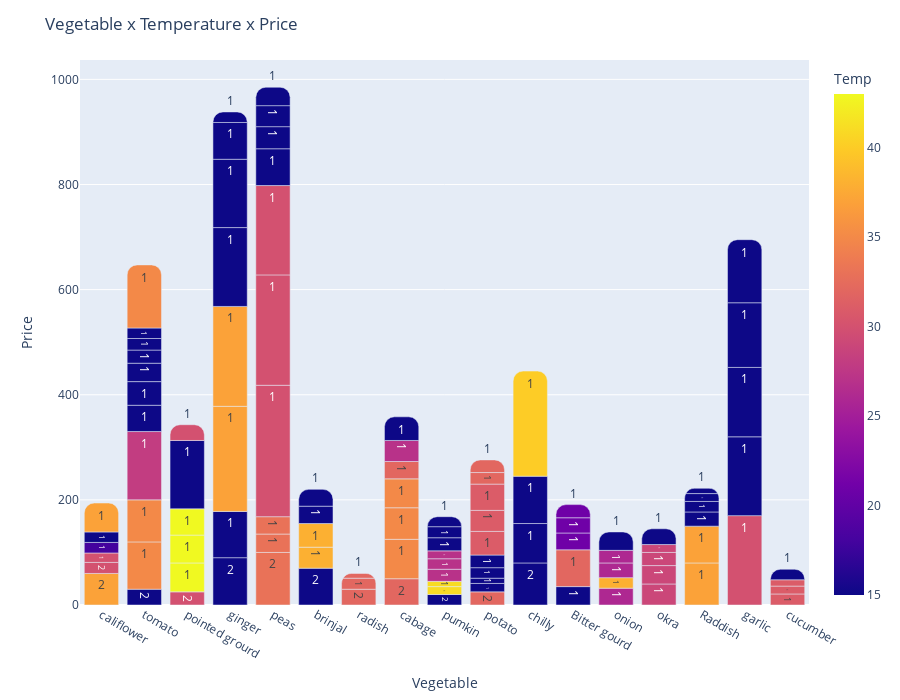

Source (notebook cell):
### Code cell
fig = px.bar(
    data_frame=data_count_veg_temp_price,
    x="Vegetable",
    y="Price per kg",
    text=round((data_count_veg_temp_price["count"])).apply(lambda x: f"{x}"),
    color="Temp",
)

fig.update_layout(
    title= "Vegetable x Temperature x Price",
    xaxis_title= "Vegetable",
    yaxis_title= "Price",
    barcornerradius=10,
    height=700 
)

fig

### Figure 1 — Plotly figure (JSON) as saved in the notebook; plotly's stock layout.template omitted (floating-point values rounded to 4 significant figures)
{"data": [{"alignmentgroup": "True", "hovertemplate": "Vegetable=%{x}<br>Price per kg=%{y}<br>text=%{text}<br>Temp=%{marker.color}<extra></extra>", "legendgroup": "", "marker": {"color": [37, 15, 30, 15, 33, 15, 32, 32, 15, 30, 32, 15, 15, 15, 43, 15, 15, 43, 43, 15, 30, 31, 33, 33, 30, 30, 30, 15, 15, 15, 15, 31, 15, 31, 32, 35, 35, 28, 15, 15, 15, 15, 15, 15, 32, 32, 41, 41, 27, 27, 27, 15, 15, 15, 26, 32, 38, 29, 26, 38, 30, 18, 15, 35, 35, 35, 32, 27, 15, 38, 15, 15, 15, 37, 37, 15, 15, 15, 15, 32, 21, 21, 37, 15, 26, 15, 15, 21, 29, 29, 29, 15, 37, 37, 15, 15, 15, 40, 15, 30, 15, 15, 15, 15, 31, 31, 31, 15, 35], "coloraxis": "coloraxis", "pattern": {"shape": ""}}, "name": "", "offsetgroup": "", "orientation": "v", "showlegend": false, "text": ["2", "2", "2", "2", "2", "2", "2", "2", "2", "2", "2", "2", "1", "1", "1", "1", "1", "1", "1", "1", "1", "1", "1", "1", "1", "1", "1", "1", "1", "1", "1", "1", "1", "1", "1", "1", "1", "1", "1", "1", "1", "1", "1", "1", "1", "1", "1", "1", "1", "1", "1", "1", "1", "1", "1", "1", "1", "1", "1", "1", "1", "1", "1", "1", "1", "1", "1", "1", "1", "1", "1", "1", "1", "1", "1", "1", "1", "1", "1", "1", "1", "1", "1", "1", "1", "1", "1", "1", "1", "1", "1", "1", "1", "1", "1", "1", "1", "1", "1", "1", "1", "1", "1", "1", "1", "1", "1", "1", "1"], "textposition": "auto", "type": "bar", "x": ["califlower", "tomato ", "pointed grourd ", "ginger", "peas", "brinjal", "radish", "cabage", "pumkin", "califlower", "potato", "chilly", "potato", "potato", "pointed grourd ", "potato", "potato", "pointed grourd ", "pointed grourd ", "pointed grourd ", "pointed grourd ", "potato", "peas", "peas", "peas", "peas", "peas", "peas", "peas", "peas", "peas", "potato", "Bitter gourd", "potato", "potato", "tomato ", "tomato ", "tomato ", "tomato ", "tomato ", "tomato ", "tomato ", "tomato ", "tomato ", "radish", "radish", "pumkin", "pumkin", "pumkin", "pumkin", "pumkin", "pumkin", "pumkin", "pumkin", "onion", "potato", "onion", "okra", "onion", "brinjal", "califlower", "califlower", "califlower", "cabage", "cabage", "cabage", "cabage", "cabage", "cabage", "brinjal", "brinjal", "chilly", "brinjal", "Raddish", "Raddish", "Raddish", "Raddish", "Raddish", "Raddish", "Bitter gourd", "Bitter gourd", "Bitter gourd", "califlower", "chilly", "onion", "ginger", "onion", "Bitter gourd", "okra", "okra", "okra", "okra", "ginger", "ginger", "ginger", "ginger", "ginger", "chilly", "ginger", "garlic", "garlic", "garlic", "garlic", "garlic", "cucumber", "cucumber", "cucumber", "cucumber", "tomato "], "xaxis": "x", "y": [60, 30, 25, 90, 100, 70, 30, 50, 20, 21, 25, 80, 16, 10, 55, 20, 24, 53, 50, 130, 30, 45, 35, 33, 250, 210, 170, 70, 42, 40, 35, 40, 35, 50, 22, 90, 80, 130, 50, 45, 35, 25, 22, 20, 21, 9, 15, 10, 23, 20, 15, 25, 21, 19, 32, 24, 20, 40, 28, 40, 18, 20, 20, 75, 60, 55, 33, 40, 45, 45, 33, 75, 32, 80, 70, 27, 20, 15, 10, 70, 32, 29, 55, 90, 24, 88, 35, 25, 35, 25, 15, 30, 200, 190, 150, 130, 70, 200, 20, 170, 150, 132, 123, 120, 21, 15, 12, 20, 120], "yaxis": "y"}], "layout": {"barcornerradius": 10, "barmode": "relative", "coloraxis": {"colorbar": {"title": {"text": "Temp"}}, "colorscale": [[0, "#0d0887"], [0.1111, "#46039f"], [0.2222, "#7201a8"], [0.3333, "#9c179e"], [0.4444, "#bd3786"], [0.5556, "#d8576b"], [0.6667, "#ed7953"], [0.7778, "#fb9f3a"], [0.8889, "#fdca26"], [1, "#f0f921"]]}, "height": 700, "legend": {"tracegroupgap": 0}, "margin": {"t": 60}, "title": {"text": "Vegetable x Temperature x Price"}, "xaxis": {"anchor": "y", "domain": [0, 1], "title": {"text": "Vegetable"}}, "yaxis": {"anchor": "x", "domain": [0, 1], "title": {"text": "Price"}}}}
